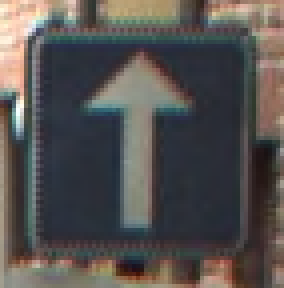
#> input picture dataset/training/00053/arrow_001.ppm, 71 x 72 px (shown 4 times larger); its folder holds 4 pictures in this run
$ jupyter execute --allow-errors 'lr model.ipynb'
#> lines starting #> are read from the running program, lines starting #| are printed output that depends on the picture
[cell 1]
import cv2 as cv
import os
import numpy
import pandas as pd
from sklearn.model_selection import train_test_split
from sklearn.linear_model import LogisticRegression
from sklearn.metrics import confusion_matrix
import seaborn as sns
import matplotlib.pyplot as plt
from sklearn.metrics import accuracy_score
from sklearn.metrics import roc_curve, auc

[cell 2]
############# Preprocessing ##############
sign1={}
sign2={}

def func(basePathFunc,sign,num):
#> called with basePathFunc = './dataset/training/00053', num = 0
    i=0
    for images in os.listdir(basePathFunc):
        if(images.endswith(".ppm")):
            img = cv.imread(basePathFunc + "/" + images)
#> img is the input picture: shape (72, 71, 3); mean B, G, R 80.2, 82.1, 85.7
            dsize=(32,32)

            # resize the image
            img = cv.resize(img, dsize)
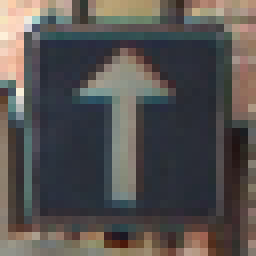
#> img: shape (32, 32, 3) (shown 8 times larger); mean B, G, R 80, 81.9, 85.4

            # convert to array of num
            np_img = numpy.array(img)

            #add to array
            np_img = np_img.flatten()
#> np_img = 3072 values, max 255 at index 197, min 11 at index 2925, mean 82.41
            np_img= numpy.append(num,np_img)
#> np_img = 3073 values, max 255 at index 198, min 0 at index 0, mean 82.38
            sign[i]=np_img

            i += 1
#> pass 2 of the loop in func, `for images in os.listdir(basePathFunc):`:
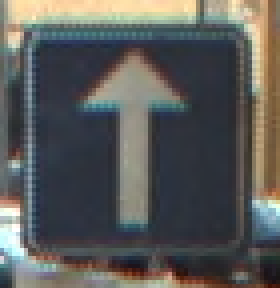
#> input picture dataset/training/00053/arrow_002.ppm, 70 x 72 px (shown 4 times larger)
#> in func, img is the input picture: shape (72, 70, 3); mean B, G, R 89.1, 91.3, 91.1
#> in func, `img = cv.resize(img, dsize)`:
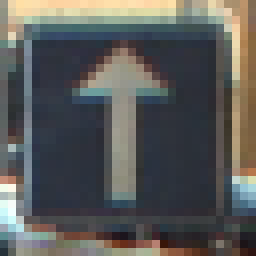
#> img: shape (32, 32, 3) (shown 8 times larger); mean B, G, R 89.1, 91.3, 91.1
#> in func, `np_img = np_img.flatten()`: np_img = 3072 values, max 255 at index 8, min 8 at index 2940, mean 90.49
#> in func, `np_img= numpy.append(num,np_img)`: np_img = 3073 values, max 255 at index 9, min 0 at index 0, mean 90.46
#> pass 3 of the loop in func, `for images in os.listdir(basePathFunc):`:
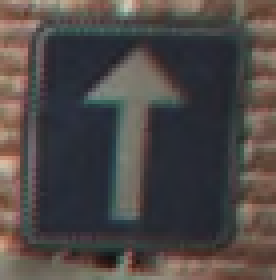
#> input picture dataset/training/00053/arrow_003.ppm, 69 x 70 px (shown 4 times larger)
#> in func, img is the input picture: shape (70, 69, 3); mean B, G, R 70.2, 71.9, 77.6
#> in func, `img = cv.resize(img, dsize)`:
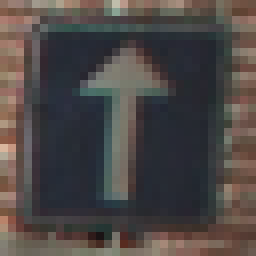
#> img: shape (32, 32, 3) (shown 8 times larger); mean B, G, R 70, 71.8, 77.5
#> in func, `np_img = np_img.flatten()`: np_img = 3072 values, max 217 at index 1730, min 19 at index 2821, mean 73.13
#> in func, `np_img= numpy.append(num,np_img)`: np_img = 3073 values, max 217 at index 1731, min 0 at index 0, mean 73.11
#> the loop made 4 passes; the first 3 are shown

func("./dataset/training/00053", sign1, 0)
#> (the rest of this cell did not finish here and is left out)


[cell 3]
############# Dataframes ##############
df1 = pd.DataFrame(sign1)
df1 = df1.T

df2 = pd.DataFrame(sign2)
df2 = df2.T

frame = [df1,df2]
df = pd.concat(frame)

# df

[cell 4]
############# Splitting data ##############
X = df.drop(0,axis=1)
y = df[0]

X_train, X_test, y_train, y_test = train_test_split(X, y, test_size=0.3, stratify=y, random_state=42)

[cell 5]
############# Logistic Regression ##############
lr = LogisticRegression()
#> (the rest of this cell did not finish here and is left out)

#> (a cell that did not finish here is left out)

#> (a cell that did not finish here is left out)

#> (a cell that did not finish here is left out)

[cell 9]
############# Predict Image ##############
def predict_image(image_path):
    img = cv.imread(image_path)
    dsize=(32,32)
    # resize the image
    img = cv.resize(img, dsize)
    # convert to array of num
    np_img = numpy.array(img)
    #add to array
    np_img = np_img.flatten()
    pred = pd.DataFrame(np_img)
    pred_img = pred.T
    return lr.predict(pred_img)[0]

#> (the rest of this cell did not finish here and is left out)

[cell 10]
############# Pedicting Set of images ##############
def get_images(folder_path, extension=".ppm", num_images=20):
#> called with folder_path = './dataset/testing/00053', extension = '.ppm', num_images = 20
    images = []
    # List all files in the directory
    files = os.listdir(folder_path)
    # Filter files with the specified extension
    ppm_files = [file for file in files if file.endswith(extension)]
    # Load the first 'num_images' images
    for i in range(min(num_images, len(ppm_files))):
        img_path = os.path.join(folder_path, ppm_files[i])
        images.append(img_path)
    return images

def predict_images(images_path):
    i = 0
    pred = []
    for img in images_path:
        pred_img = predict_image(img)
        pred.append(pred_img)
        i += 1
    return pred

# Get Images
images_53_paths = get_images("./dataset/testing/00053")
#> (the rest of this cell did not finish here and is left out)


# Test images
print("Result of 00053 images prediction :", predict_images(images_53_paths) )
print("Result of 00022 images prediction :", predict_images(images_22_paths) )
